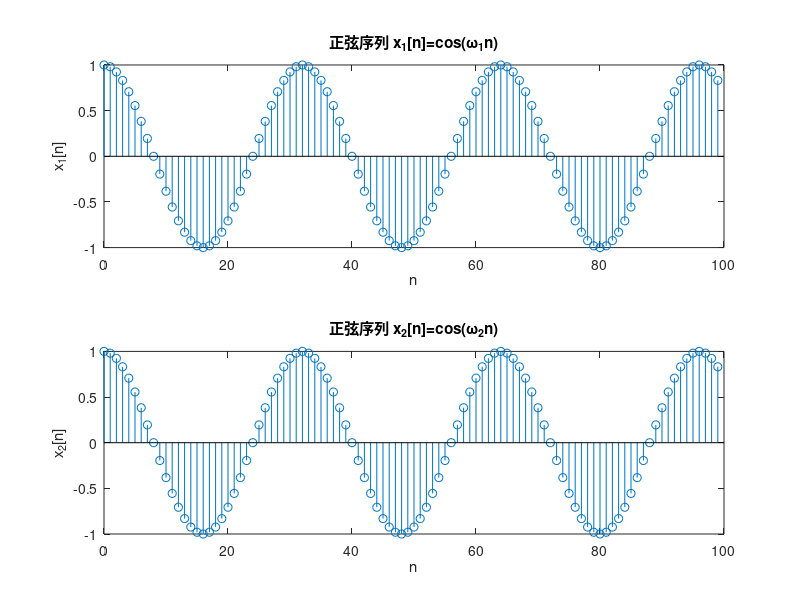

Recreate this plot in MATLAB.
clear
clf
clc

n = 0:100-1;
x1 = cos(pi/16 .* n);
x2 = cos(31*pi/16 .* n);

subplot(2, 1, 1)
stem(n, x1)
xlabel('n')
ylabel('x_1[n]')
title('正弦序列 x_1[n]=cos(\omega_1n)')

subplot(2, 1, 2)
stem(n, x2)
xlabel('n')
ylabel('x_2[n]')
title('正弦序列 x_2[n]=cos(\omega_2n)')